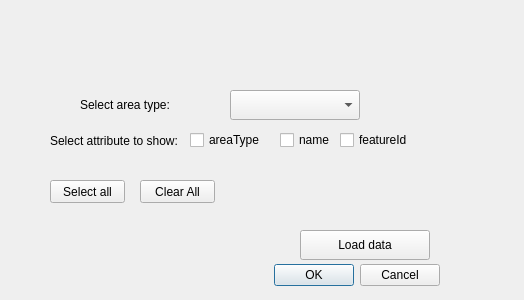
<?xml version="1.0" encoding="UTF-8"?>
<ui version="4.0">
 <class>ArtdatabankenDialogBase</class>
 <widget class="QDialog" name="ArtdatabankenDialogBase">
  <property name="geometry">
   <rect>
    <x>0</x>
    <y>0</y>
    <width>524</width>
    <height>300</height>
   </rect>
  </property>
  <property name="windowTitle">
   <string>Artdatabanken</string>
  </property>
  <widget class="QDialogButtonBox" name="button_box">
   <property name="geometry">
    <rect>
     <x>100</x>
     <y>260</y>
     <width>340</width>
     <height>30</height>
    </rect>
   </property>
   <property name="orientation">
    <enum>Qt::Horizontal</enum>
   </property>
   <property name="standardButtons">
    <set>QDialogButtonBox::Cancel|QDialogButtonBox::Ok</set>
   </property>
  </widget>
  <widget class="QLabel" name="lableAreaType">
   <property name="geometry">
    <rect>
     <x>80</x>
     <y>90</y>
     <width>130</width>
     <height>30</height>
    </rect>
   </property>
   <property name="text">
    <string>Select area type:</string>
   </property>
  </widget>
  <widget class="QComboBox" name="areaType_2">
   <property name="geometry">
    <rect>
     <x>230</x>
     <y>90</y>
     <width>130</width>
     <height>30</height>
    </rect>
   </property>
   <property name="editable">
    <bool>false</bool>
   </property>
   <property name="currentIndex">
    <number>-1</number>
   </property>
  </widget>
  <widget class="QPushButton" name="loadDataButton">
   <property name="geometry">
    <rect>
     <x>300</x>
     <y>230</y>
     <width>130</width>
     <height>30</height>
    </rect>
   </property>
   <property name="text">
    <string>Load data</string>
   </property>
  </widget>
  <widget class="QCheckBox" name="name">
   <property name="geometry">
    <rect>
     <x>280</x>
     <y>130</y>
     <width>101</width>
     <height>20</height>
    </rect>
   </property>
   <property name="text">
    <string>name</string>
   </property>
  </widget>
  <widget class="QCheckBox" name="featureId">
   <property name="geometry">
    <rect>
     <x>340</x>
     <y>130</y>
     <width>101</width>
     <height>20</height>
    </rect>
   </property>
   <property name="text">
    <string>featureId</string>
   </property>
  </widget>
  <widget class="QLabel" name="Select">
   <property name="geometry">
    <rect>
     <x>50</x>
     <y>130</y>
     <width>130</width>
     <height>21</height>
    </rect>
   </property>
   <property name="text">
    <string>Select attribute to show: </string>
   </property>
  </widget>
  <widget class="QPushButton" name="clearAll">
   <property name="geometry">
    <rect>
     <x>140</x>
     <y>180</y>
     <width>75</width>
     <height>23</height>
    </rect>
   </property>
   <property name="text">
    <string>Clear All</string>
   </property>
  </widget>
  <widget class="QPushButton" name="selectAll">
   <property name="geometry">
    <rect>
     <x>50</x>
     <y>180</y>
     <width>75</width>
     <height>23</height>
    </rect>
   </property>
   <property name="text">
    <string>Select all</string>
   </property>
  </widget>
  <widget class="QLabel" name="Select_2">
   <property name="geometry">
    <rect>
     <x>50</x>
     <y>150</y>
     <width>171</width>
     <height>21</height>
    </rect>
   </property>
   <property name="text">
    <string/>
   </property>
  </widget>
  <widget class="QCheckBox" name="areaTypes">
   <property name="geometry">
    <rect>
     <x>190</x>
     <y>130</y>
     <width>71</width>
     <height>20</height>
    </rect>
   </property>
   <property name="text">
    <string>areaType</string>
   </property>
  </widget>
 </widget>
 <resources/>
 <connections>
  <connection>
   <sender>button_box</sender>
   <signal>accepted()</signal>
   <receiver>ArtdatabankenDialogBase</receiver>
   <slot>accept()</slot>
   <hints>
    <hint type="sourcelabel">
     <x>20</x>
     <y>20</y>
    </hint>
    <hint type="destinationlabel">
     <x>20</x>
     <y>20</y>
    </hint>
   </hints>
  </connection>
  <connection>
   <sender>button_box</sender>
   <signal>rejected()</signal>
   <receiver>ArtdatabankenDialogBase</receiver>
   <slot>reject()</slot>
   <hints>
    <hint type="sourcelabel">
     <x>20</x>
     <y>20</y>
    </hint>
    <hint type="destinationlabel">
     <x>20</x>
     <y>20</y>
    </hint>
   </hints>
  </connection>
 </connections>
</ui>
